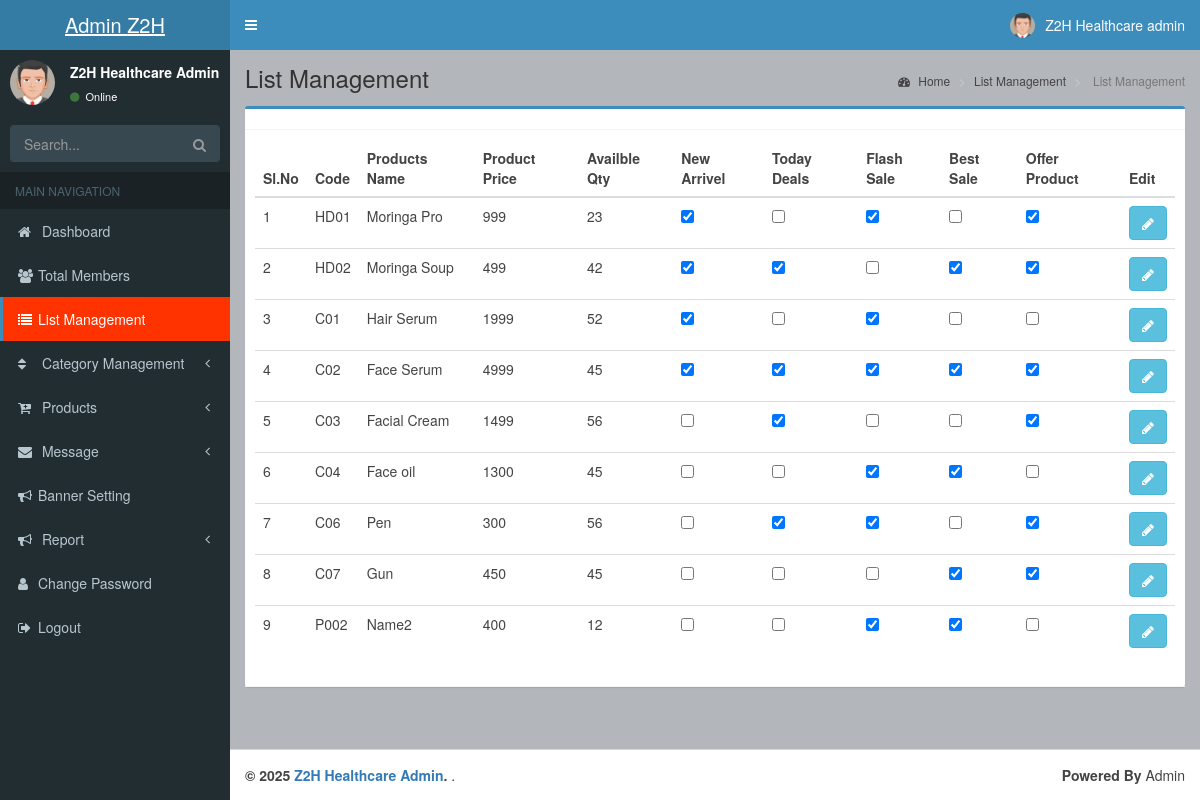
/admin/list_management.php (signed in), run on the app's committed database.
### tables this page shows
CREATE TABLE `product` (
  `pro_ai` int(11) NOT NULL,
  `pro_date` timestamp NOT NULL DEFAULT current_timestamp(),
  `pro_code` varchar(20) DEFAULT NULL,
  `pro_name` varchar(30) DEFAULT NULL,
  `pro_desc` text NOT NULL,
  `mrp` float NOT NULL DEFAULT 0,
  `discount` float NOT NULL DEFAULT 0,
  `price` float NOT NULL DEFAULT 0,
  `pro_qty` int(11) NOT NULL DEFAULT 0,
  `pro_gst` float NOT NULL DEFAULT 0,
  `pro_sgst` float NOT NULL DEFAULT 0,
  `pro_cgst` float NOT NULL DEFAULT 0,
  `pic` varchar(100) DEFAULT NULL,
  `maincat` int(11) NOT NULL DEFAULT 0,
  `subcat` int(11) NOT NULL DEFAULT 0,
  `youtube_link` varchar(100) DEFAULT NULL,
  `margin` float NOT NULL DEFAULT 0,
  `is_new` int(11) NOT NULL DEFAULT 0,
  `is_flash` int(11) NOT NULL DEFAULT 0,
  `is_today` int(11) NOT NULL DEFAULT 0,
  `is_best` int(11) NOT NULL DEFAULT 0,
  `is_offer` int(11) NOT NULL DEFAULT 0,
  `pro_status` int(11) NOT NULL DEFAULT 1
);

### admin/list_management.php (the view, shortened to what this page needs)
<?php include "include/header.php" ?>
<div class="wrapper">
    <?php include "include/navbar.php" ?>
    <div class="content-wrapper">
        <section class="content-header">
            <h1>
             List Management
            </h1>
            <ol class="breadcrumb">
                <li><a href="index.php"><i class="fa fa-dashboard"></i> Home</a></li>
                <li><a href="#">  List Management</a></li>
                <li class="active">   List Management</li>
            </ol>
        </section>
        <section class="content">
			<div class="row">
                <div class="col-md-12 col-xs-12" >
                    <div class="box box-primary">
                        <div class="box-header with-border">
                       </div>
                            <div class="box-header with-border" style=" overflow-x: scroll;">
								<table class="table "  id="data_table">
                                <thead>
							<tr>
								<th>Sl.No</th>
								<th>Code</th>
								<th>Products Name</th>
								<th>Product Price</th>
								<th>Availble Qty</th>
								<th>New Arrivel</th>
								<th>Today Deals</th>
								<th>Flash Sale</th>
								<th>Best Sale</th>
								<th>Offer Product</th>
								<th>Edit</th>
							</tr>
</thead>
<tbody>
							<?php
							$i=1;
							$res_pin=mysqli_query($con,"SELECT * FROM product  ");
							while($row_pin=mysqli_fetch_array($res_pin))
							{
							?>
							<tr>
								<td><?php echo $i++; ?></td>
								<td><?php echo $row_pin['pro_code'] ?></td>
								<td><?php echo $row_pin['pro_name'] ?></td>
								<td><?php echo $row_pin['price'] ?></td>
								<td><?php echo $row_pin['pro_qty'] ?></td>
								<td> <input type="checkbox" class="is_new" data-id="<?php echo $row_pin['pro_ai']; ?>" value="<?php echo $row_pin['is_new']; ?>"<?php echo $row_pin['is_new'] == 1 ? 'checked':''; ?>></td>
                                <td> <input type="checkbox" class="is_today" data-id="<?php echo $row_pin['pro_ai']; ?>" value="<?php echo $row_pin['is_today']; ?>"<?php echo $row_pin['is_today'] == 1 ? 'checked':''; ?>></td>
                                <td> <input type="checkbox" class="is_flash" data-id="<?php echo $row_pin['pro_ai']; ?>" value="<?php echo $row_pin['is_flash']; ?>"<?php echo $row_pin['is_flash'] == 1 ? 'checked':''; ?>></td>
                                <td> <input type="checkbox" class="is_best" data-id="<?php echo $row_pin['pro_ai']; ?>" value="<?php echo $row_pin['is_best']; ?>"<?php echo $row_pin['is_best'] == 1 ? 'checked':''; ?>></td>
                                <td> <input type="checkbox" class="is_offer" data-id="<?php echo $row_pin['pro_ai']; ?>" value="<?php echo $row_pin['is_offer']; ?>"<?php echo $row_pin['is_offer'] == 1 ? 'checked':''; ?>></td>
								<td><a class="btn btn-info" href="product_view.php?id=<?php echo $row_pin['pro_ai'] ?>"><i class="fa fa-pencil"></a></td>
							</tr>
							<?php
							}
							?>
</tbody>
						</table>
                                </div>
                    </div>
                </div>
            </div>
        </section>
    </div>
    <?php include "include/footer.php" ?>

### data on the page
product: pro_code "HD01", pro_name "Moringa Pro", price "999", pro_qty "23", is_new "☑", is_flash "☑", is_offer "☑"
product: pro_code "HD02", pro_name "Moringa Soup", price "499", pro_qty "42", is_new "☑", is_today "☑", is_best "☑", is_offer "☑"
product: pro_code "C01", pro_name "Hair Serum", price "1999", pro_qty "52", is_new "☑", is_flash "☑"
product: pro_code "C02", pro_name "Face Serum", price "4999", pro_qty "45", is_new "☑", is_today "☑", is_flash "☑", is_best "☑", is_offer "☑"
product: pro_code "C03", pro_name "Facial Cream", price "1499", pro_qty "56", is_today "☑", is_offer "☑"
product: pro_code "C04", pro_name "Face oil", price "1300", pro_qty "45", is_flash "☑", is_best "☑"
product: pro_code "C06", pro_name "Pen", price "300", pro_qty "56", is_today "☑", is_flash "☑", is_offer "☑"
product: pro_code "C07", pro_name "Gun", price "450", pro_qty "45", is_best "☑", is_offer "☑"
product: pro_code "P002", pro_name "Name2", price "400", pro_qty "12", is_flash "☑", is_best "☑"

### other printed values
company_name "Z2H…"
company_name "Z2H Healthcare"
